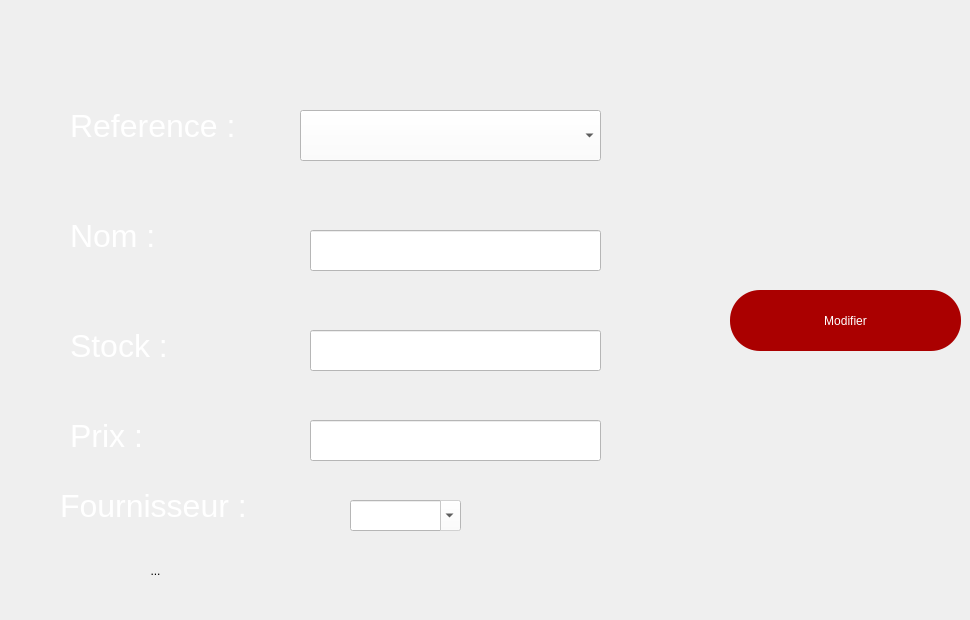
   <widget class="QWidget" name="modifierp">
    <widget class="QLabel" name="label_7">
     <property name="geometry">
      <rect>
       <x>70</x>
       <y>180</y>
       <width>201</width>
       <height>111</height>
      </rect>
     </property>
     <property name="font">
      <font>
       <pointsize>24</pointsize>
      </font>
     </property>
     <property name="styleSheet">
      <string notr="true">color: rgb(255, 255, 255);</string>
     </property>
     <property name="text">
      <string>Nom :</string>
     </property>
    </widget>
    <widget class="QLabel" name="label_8">
     <property name="geometry">
      <rect>
       <x>70</x>
       <y>290</y>
       <width>201</width>
       <height>111</height>
      </rect>
     </property>
     <property name="font">
      <font>
       <pointsize>24</pointsize>
      </font>
     </property>
     <property name="styleSheet">
      <string notr="true">color: rgb(255, 255, 255);</string>
     </property>
     <property name="text">
      <string>Stock :</string>
     </property>
    </widget>
    <widget class="QLabel" name="label_9">
     <property name="geometry">
      <rect>
       <x>70</x>
       <y>380</y>
       <width>201</width>
       <height>111</height>
      </rect>
     </property>
     <property name="font">
      <font>
       <pointsize>24</pointsize>
      </font>
     </property>
     <property name="styleSheet">
      <string notr="true">color: rgb(255, 255, 255);</string>
     </property>
     <property name="text">
      <string>Prix :</string>
     </property>
    </widget>
    <widget class="QLabel" name="label_10">
     <property name="geometry">
      <rect>
       <x>70</x>
       <y>70</y>
       <width>201</width>
       <height>111</height>
      </rect>
     </property>
     <property name="font">
      <font>
       <pointsize>24</pointsize>
      </font>
     </property>
     <property name="styleSheet">
      <string notr="true">color: rgb(255, 255, 255);</string>
     </property>
     <property name="text">
      <string>Reference :</string>
     </property>
    </widget>
    <widget class="QLineEdit" name="lineEdit_5">
     <property name="geometry">
      <rect>
       <x>310</x>
       <y>230</y>
       <width>291</width>
       <height>41</height>
      </rect>
     </property>
     <property name="styleSheet">
      <string notr="true">font: italic 18pt &quot;High Tower Text&quot;;
background-color: rgb(255, 255, 255);</string>
     </property>
    </widget>
    <widget class="QLineEdit" name="lineEdit_6">
     <property name="geometry">
      <rect>
       <x>310</x>
       <y>330</y>
       <width>291</width>
       <height>41</height>
      </rect>
     </property>
     <property name="styleSheet">
      <string notr="true">font: italic 18pt &quot;High Tower Text&quot;;
background-color: rgb(255, 255, 255);</string>
     </property>
    </widget>
    <widget class="QLineEdit" name="lineEdit_7">
     <property name="geometry">
      <rect>
       <x>310</x>
       <y>420</y>
       <width>291</width>
       <height>41</height>
      </rect>
     </property>
     <property name="styleSheet">
      <string notr="true">font: italic 18pt &quot;High Tower Text&quot;;
background-color: rgb(255, 255, 255);</string>
     </property>
    </widget>
    <widget class="QPushButton" name="modif">
     <property name="geometry">
      <rect>
       <x>730</x>
       <y>290</y>
       <width>231</width>
       <height>61</height>
      </rect>
     </property>
     <property name="styleSheet">
      <string notr="true">font: 20pt &quot;MS Shell Dlg 2&quot;;
color: rgb(255, 255, 255);
background-color: rgb(170, 0, 0);
border-radius: 30px;</string>
     </property>
     <property name="text">
      <string>Modifier</string>
     </property>
     <property name="icon">
      <iconset>
       <normaloff>:/img/rs/update.png</normaloff>:/img/rs/update.png</iconset>
     </property>
     <property name="iconSize">
      <size>
       <width>50</width>
       <height>50</height>
      </size>
     </property>
    </widget>
    <widget class="QComboBox" name="idmodif">
     <property name="geometry">
      <rect>
       <x>300</x>
       <y>110</y>
       <width>301</width>
       <height>51</height>
      </rect>
     </property>
     <property name="cursor">
      <cursorShape>PointingHandCursor</cursorShape>
     </property>
     <property name="focusPolicy">
      <enum>Qt::WheelFocus</enum>
     </property>
     <property name="styleSheet">
      <string notr="true">background-color: rgb(255, 255, 255);</string>
     </property>
     <property name="iconSize">
      <size>
       <width>16</width>
       <height>16</height>
      </size>
     </property>
     <property name="frame">
      <bool>true</bool>
     </property>
    </widget>
    <widget class="QToolButton" name="toolButton_3">
     <property name="geometry">
      <rect>
       <x>110</x>
       <y>530</y>
       <width>91</width>
       <height>81</height>
      </rect>
     </property>
     <property name="text">
      <string>...</string>
     </property>
     <property name="icon">
      <iconset>
       <normaloff>:/img/rs/retour.png</normaloff>:/img/rs/retour.png</iconset>
     </property>
     <property name="iconSize">
      <size>
       <width>60</width>
       <height>60</height>
      </size>
     </property>
     <property name="autoRaise">
      <bool>true</bool>
     </property>
    </widget>
    <widget class="QLabel" name="label_15">
     <property name="geometry">
      <rect>
       <x>60</x>
       <y>450</y>
       <width>201</width>
       <height>111</height>
      </rect>
     </property>
     <property name="font">
      <font>
       <pointsize>24</pointsize>
      </font>
     </property>
     <property name="styleSheet">
      <string notr="true">color: rgb(255, 255, 255);</string>
     </property>
     <property name="text">
      <string>Fournisseur :</string>
     </property>
    </widget>
    <widget class="QComboBox" name="comboBox_4">
     <property name="enabled">
      <bool>false</bool>
     </property>
     <property name="geometry">
      <rect>
       <x>350</x>
       <y>500</y>
       <width>111</width>
       <height>31</height>
      </rect>
     </property>
     <property name="styleSheet">
      <string notr="true">background-color: rgb(255, 255, 255);
color: rgb(0, 0, 0);</string>
     </property>
     <property name="editable">
      <bool>true</bool>
     </property>
    </widget>
   </widget>
